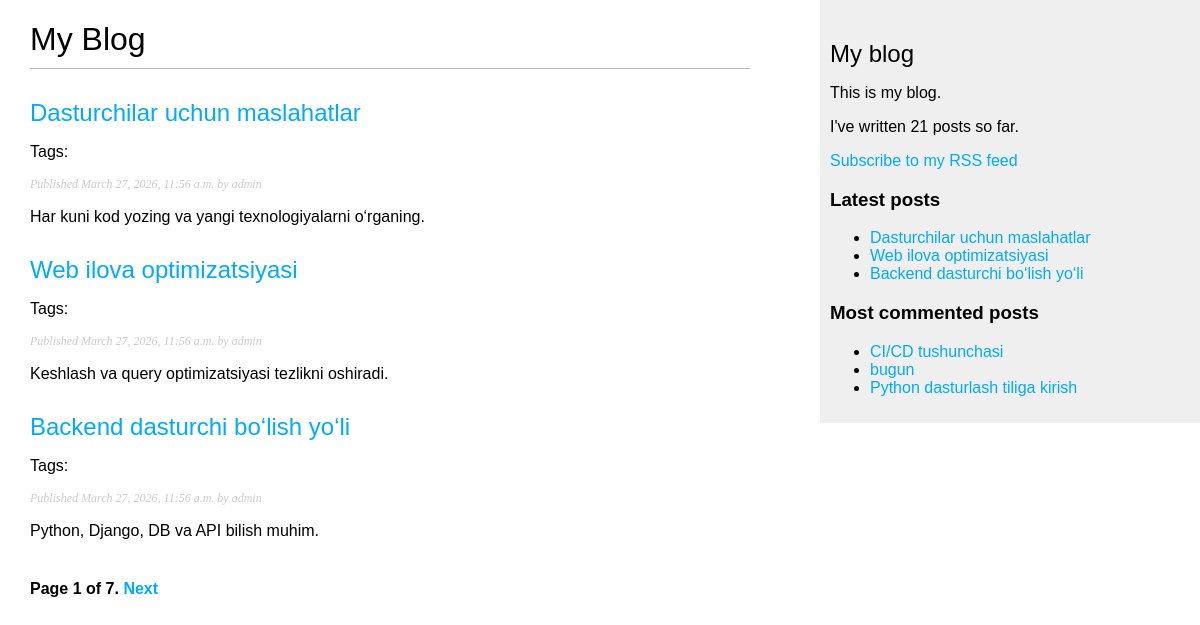
The page / on the database its author committed.
### blog/models.py (models this page shows, shortened)
class Post(models.Model):
    class Status(models.TextChoices):
        DRAFT = 'DF', 'Draft'
        PUBLISHED = 'PB', 'Published'
    title = models.CharField(max_length=250)
    slug = models.SlugField(max_length=250, unique_for_date='publish')
    author = models.ForeignKey(User,
                               on_delete=models.CASCADE,
                               related_name='blog_posts')
    body = models.TextField()
    publish = models.DateTimeField(default=timezone.now)
    created = models.DateTimeField(auto_now_add=True)
    updated = models.DateTimeField(auto_now=True)
    status = models.CharField(max_length=2, choices=Status.choices, default=Status.DRAFT)
    objects = models.Manager()
    published = PublishedManager()
    tags = TaggableManager()
    class Meta:
        ordering = ['-publish']
        indexes = [
            models.Index(fields=['-publish']),
        ]
    def get_absolute_url(self):
        return reverse('blog:post_detail',
                       args=[
                           self.publish.year,
                           self.publish.month,
                           self.publish.day,
                           self.slug
                       ])

### blog/views.py (the view)
# urls.py: path('', post_list, name='post_list'),
def post_list(request, tag_slug=None):
    post_list = Post.published.all()
    tag = None
    if tag_slug:
        tag = get_object_or_404(Tag, slug=tag_slug)
        post_list = post_list.filter(tags__in=[tag])
    paginator = Paginator(post_list, 3)
    page_number = request.GET.get('page', 1)
    try:
        posts = paginator.page(page_number)
    except PageNotAnInteger:
        posts = paginator.page(1)
    except EmptyPage:
        posts = paginator.page(paginator.num_pages)
    return render(request,
                  'blog/post/list.html',
                  {'posts': posts, 'tag': tag})

### blog/models.py (called while the page is built)
   def get_queryset(self):
      return super().get_queryset().filter(status=Post.Status.PUBLISHED)

### blog/templatetags/blog_tags.py (called while the page is built)
@register.filter(name='markdown')
def markdown_format(text):
    return mark_safe(markdown.markdown(text))

@register.simple_tag
def total_posts():
    return Post.published.count()

@register.inclusion_tag('blog/post/latest_posts.html')
def show_latest_posts(count=5):
    latest_posts = Post.published.order_by('-publish')[:count]
    return {'latest_posts': latest_posts}

@register.simple_tag
def get_most_commented_posts(count=5):
    return Post.published.annotate(
    total_comments=Count('comments')
    ).order_by('-total_comments')[:count]

### templates/blog/post/list.html (shortened to what this page needs)
{% extends "blog/base.html" %}
{% load blog_tags %}
{% block content %}
<h1>My Blog</h1>
{% for post in posts %}
<h2>
    <a href="{{ post.get_absolute_url }}">
        {{ post.title }}
    </a>
</h2>
<p class="tags">
    Tags:
</p>
<p class="date">
    Published {{ post.publish }} by {{ post.author }}
</p>
{{ post.body|markdown|truncatewords_html:30 }}
{% endfor %}
{% include "pagination.html" with page=posts %}
{% endblock %}

### templates/blog/base.html (shortened to what this page needs)
{% load blog_tags %}
{% load static %}
<!DOCTYPE html>
<html>
<head>
    <link href="{% static 'css/blog.css' %}" rel="stylesheet">
</head>
<body>
    <div id="content">
        {% block content %}{% endblock %}
    </div>
    <div id="sidebar">
        <h2>My blog</h2>
        <p>This is my blog.</p>
        <p>I've written {% total_posts %} posts so far.</p>
        <p>
            <a href="{% url "blog:post_feed" %}">
                Subscribe to my RSS feed
            </a>
        </p>
        <h3>Latest posts</h3>
        {% show_latest_posts 3 %}
        <h3>Most commented posts</h3>
        {% get_most_commented_posts 3 as most_commented_posts %}
        <ul>
            {% for post in most_commented_posts %}
                <li>
                    <a href="{{ post.get_absolute_url }}">{{ post.title }}</a>
                </li>
            {% endfor %}
        </ul>
    </div>
</body>
</html>

### templates/pagination.html (shortened to what this page needs)
<div class="pagination">
    <span class="step-links">
        <span class="current">
            Page {{ page.number }} of {{ page.paginator.num_pages }}.
        </span>
        {% if page.has_next %}
        <a href="?page={{ page.next_page_number }}">Next</a>
        {% endif %}
    </span>
</div>

### templates/blog/post/latest_posts.html
<ul>
    {% for post in latest_posts %}
    <li>
        <a href="{{ post.get_absolute_url }}">{{ post.title }}</a>
    </li>
    {% endfor %}
</ul>

### static/css/blog.css (style rules this page uses)
body { margin:0; padding:0; font-family:helvetica, sans-serif; }
a { color:#00abff; text-decoration:none; }
h1 { font-weight:normal; border-bottom:1px solid #bbb; padding:0 0 10px 0; }
h2 { font-weight:normal; margin:30px 0 0; }
#content { float:left; width:60%; padding:0 0 0 30px; }
#sidebar { float:right; width:30%; padding:10px; background:#efefef; height:100%; }
p.date { color:#ccc; font-family: georgia, serif; font-size: 12px; font-style: italic; }
.pagination { margin:40px 0; font-weight:bold; }

### rows shown on the page
Post: title "Dasturchilar uchun maslahatlar", publish "March 27, 2026, 11:56 a.m.", author "admin", body "Har kuni kod yozing va yangi texnologiyalarni o‘rganing."
Post: title "Web ilova optimizatsiyasi", publish "March 27, 2026, 11:56 a.m.", author "admin", body "Keshlash va query optimizatsiyasi tezlikni oshiradi."
Post: title "Backend dasturchi bo‘lish yo‘li", publish "March 27, 2026, 11:56 a.m.", author "admin", body "Python, Django, DB va API bilish muhim."
Post: title "CI/CD tushunchasi"
Post: title "bugun"
Post: title "Python dasturlash tiliga kirish"

### other values the page prints
{{ page.number }} "1"
{{ page.paginator.num_pages }} "7"
